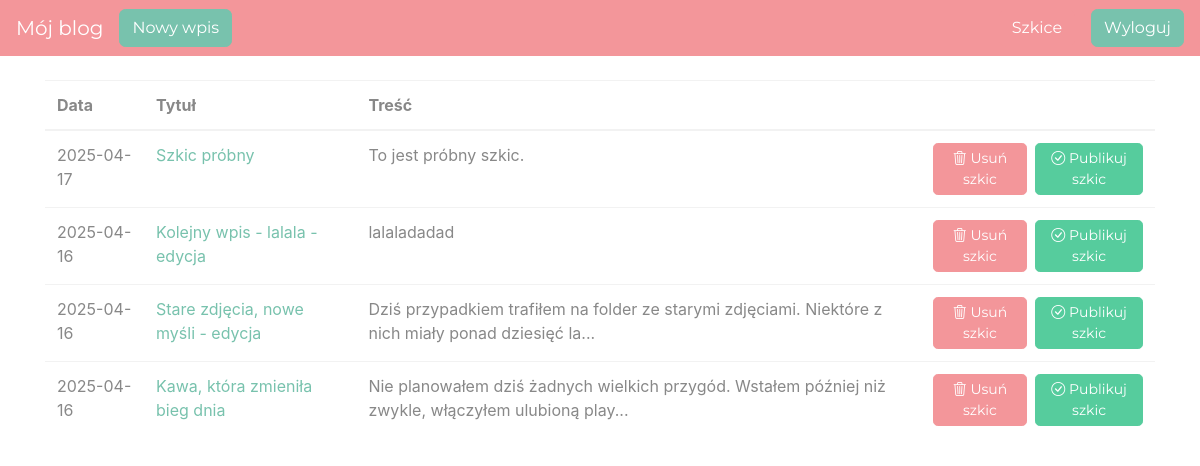
The page /drafts/ (signed in) on the database as committed earlier.
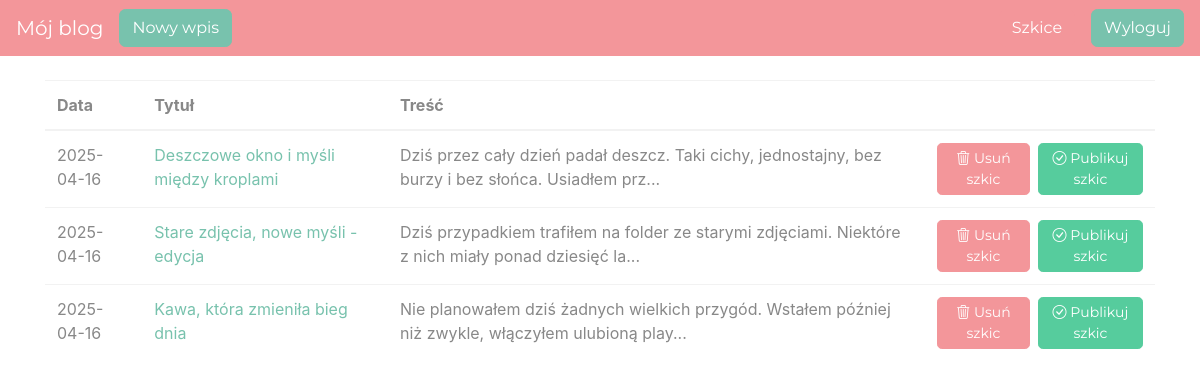
The same page on the database as committed later.
### blog/models.py (models this page shows)
class Entry(db.Model):
    id = db.Column(db.Integer, primary_key=True)
    title = db.Column(db.String(80), nullable=False)
    body = db.Column(db.Text, nullable=False)
    pub_date = db.Column(db.DateTime, nullable=False,
                         default=datetime.datetime.utcnow)
    is_published = db.Column(db.Boolean, default=False)

### blog/routes.py (the view)
@app.route('/drafts/', methods=['GET'])
@login_required
def list_drafts():
    drafts = Entry.query.filter_by(is_published=False).order_by(Entry.pub_date.desc())
    delete_forms = {entry.id: DeleteForm() for entry in drafts}
    return render_template("drafts.html", drafts=drafts, delete_forms=delete_forms)

### blog/routes.py (called while the page is built)
def login_required(view_func):
    @functools.wraps(view_func)
    def check_permissions(*args, **kwargs):
        if session.get('logged_in'):
            return view_func(*args, **kwargs)
        return redirect(url_for('login', next=request.path))
    return check_permissions

### blog/templates/drafts.html (shortened to what this page needs)
{% extends "base.html" %}
{% block content %}
<table class="table">
   <thead>
     <tr>
       <th scope="col">Data</th>
       <th scope="col">Tytuł</th>
       <th scope="col">Treść</th>
       <th scope="col"></th>
     </tr>
   </thead>
   <tbody>
       {% for post in drafts %}
     <tr>
       <td>
           {{ post.pub_date.strftime('%Y-%m-%d') }}
       </td>
       <td>
           <a href="{{ url_for('edit_entry', entry_id=post.id) }}">
               {{ post.title }}
           </a>
       </td>
       <td>{{ post.body|truncate(100, true) }}</td>
        <td class="text-right">
            <div class="d-flex justify-content-end">
                <button type="button" class="btn btn-secondary btn-sm" data-bs-toggle="modal" data-bs-target="#deleteModal-{{ post.id }}">
                <i class="bi bi-trash3"></i>
                Usuń szkic
                </button>
            <form action="{{ url_for('publish_entry', entry_id=post.id) }}" method="POST" style="display:inline;">
               <button type="submit" class="btn btn-success btn-sm ml-2">
                   <i class="bi bi-check-circle"></i>
                   Publikuj szkic
               </button>
           </form>
            </div>
        </td>
     </tr>
     {% endfor %}
   </tbody>
 </table>
{% endblock %}

### blog/templates/base.html (shortened to what this page needs)
<!doctype html>
<html lang="en">
<head>
 <link rel="stylesheet" href="https://cdn.jsdelivr.net/npm/bootswatch@4.5.2/dist/minty/bootstrap.min.css">
 <link rel="stylesheet" href="https://cdn.jsdelivr.net/npm/bootstrap-icons@1.10.5/font/bootstrap-icons.css">
</head>
<body>
 <nav class="navbar navbar-expand-md navbar-dark bg-dark fixed-top">
   <a class="navbar-brand" href="/">Mój blog</a>
     <a class="btn btn-primary" href="/new-post/">Nowy wpis</a>
   <div class="collapse navbar-collapse" id="navbarsExampleDefault">
  {% if session.logged_in %}
    <div class="d-flex align-items-center">
      <form class="d-flex my-2 my-lg-0 mr-3" action="{{ url_for('list_drafts') }}" method="GET">
        <button class="btn btn-secondary my-2 my-sm-0" type="submit">Szkice</button>
      </form>
      <form class="d-flex my-2 my-lg-0 ms-3" action="{{ url_for('logout') }}" method="POST">
        <button class="btn btn-primary my-2 my-sm-0" type="submit">Wyloguj</button>
      </form>
    </div>
  {% else %}
    <a href="{{ url_for('login') }}" class="btn btn-secondary my-2 my-lg-0">Zaloguj</a>
  {% endif %}
</div>
 </nav>
 <main role="main" class="container">
   {% block content %}
   {% endblock %}
 </main>
</html>

### blog/templates/base.html (style rules this page uses)
body { padding-top: 5rem; }

Rows that differ between the two databases and show on the page:
removed Entry: pub_date "2025-04-17", title "Szkic próbny", body "To jest próbny szkic."
removed Entry: pub_date "2025-04-16", title "Kolejny wpis - lalala - edycja", body "lalaladadad"
now on this page (row edited): Entry: pub_date "2025-04-16", title "Deszczowe okno i myśli między kroplami", body "Dziś przez cały dzień padał deszcz. Taki cichy, jednostajny, bez burzy i bez słońca. Usiadłem prz..."
